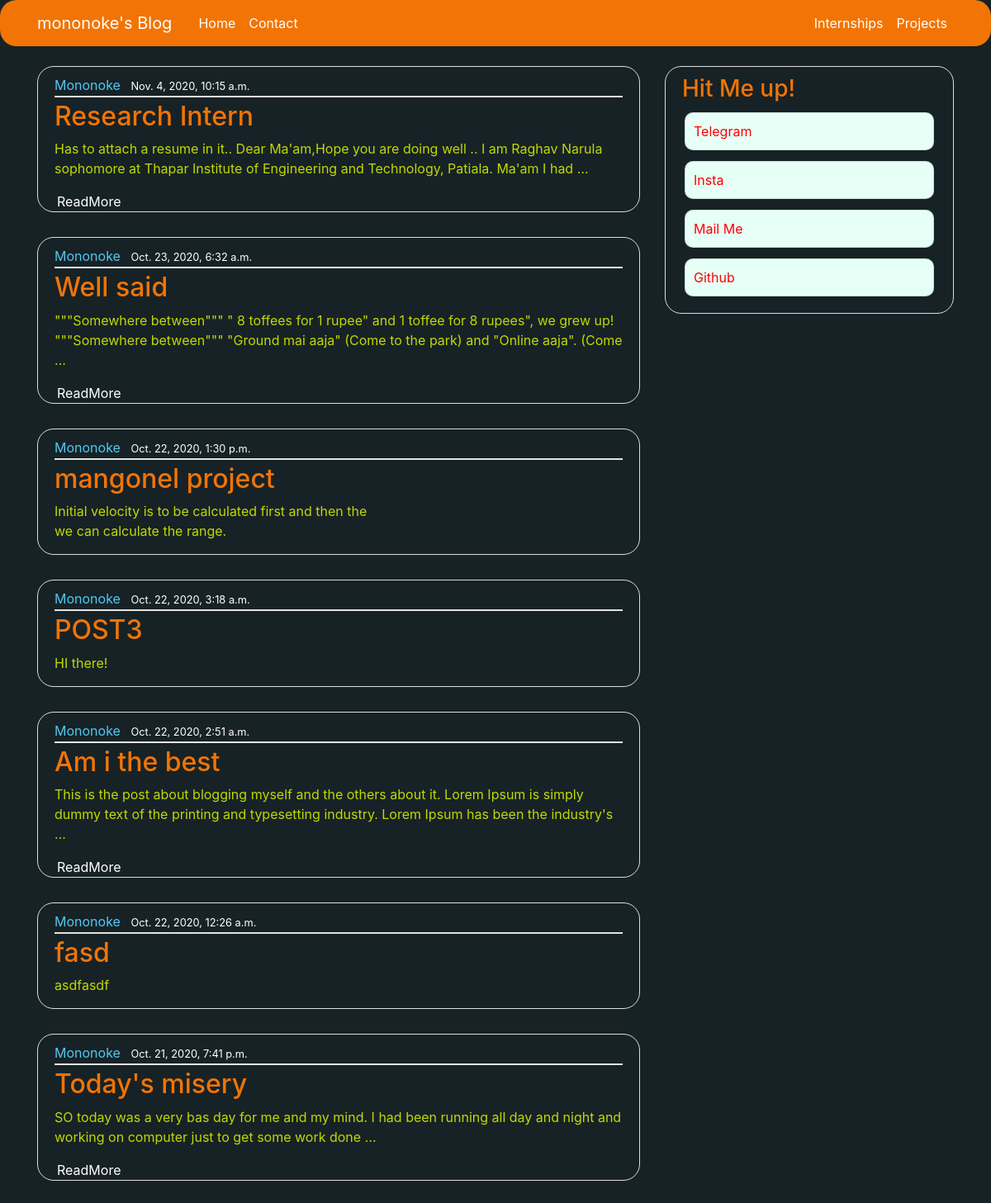
Screenshot of /blog/ with the database file from the repository.
### blog/models.py (models this page shows, shortened)
class Post(models.Model):
    title = models.CharField(max_length=50)
    data = models.TextField()
    date_posted = models.DateTimeField(auto_now_add=True)
    class Meta:
        ordering = ['-date_posted']

### blog/views.py (the view)
# urls.py: 2. Add a URL to urlpatterns:  path('', views.home, name='home')
def home(request):
    context = {
        'posts':Post.objects.all(),
        'title':"mononoke's Blog",
    }
    counter = 0
    return render(request,'blog/home.html',context)

### blog/templates/blog/home.html
{% extends "blog/blog-base.html" %}
{% block content %}
    {% for post in posts %}
        <article class="media content-section">
          <div class="media-body">
            <div class="article-metadata">
              <a class="mr-2" href="#">Mononoke</a>
              <small class="date-class">{{ post.date_posted }}</small>
            </div>
            <h2><a class="article-title" href="{% url 'blog-mapper' post.id %}">{{ post.title }}</a></h2>
            <span>
            {% if post.data|length > 150 %}
            <p class="article-content">{{ post.data|truncatewords:30 }}</p>
            <a href="{% url 'blog-mapper' post.id %}" class="ReadMoretag">ReadMore</a>
            {% else %}
            <p class="article-content">{{ post.data }}</p>
            {% endif %}
            </span>
          </div>
        </article>
    {% endfor %}
{% endblock content %}

### blog/templates/blog/blog-base.html (shortened to what this page needs)
{% load static %}
<!DOCTYPE html>
<html>
<head>
    <link rel="stylesheet" href="https://maxcdn.bootstrapcdn.com/bootstrap/4.0.0/css/bootstrap.min.css">
    <link rel="stylesheet" type="text/css" href="{% static 'blog/blog.css' %}">
</head>
<body>
    <header class="site-header">
      <nav class="navbar navbar-expand-md navbar-dark bg-steel fixed-top">
        <div class="container">
          <a class="navbar-brand mr-4" href="{% url 'blog-home' %}">{{title}}</a>
          <div class="collapse navbar-collapse" id="navbarToggle">
            <div class="navbar-nav mr-auto">
              <a class="nav-item nav-link" href="{% url 'home-page' %}">Home</a>
              <a class="nav-item nav-link" href="{% url 'blog-about' %}">Contact</a>
            </div>
            <div class="navbar-nav">
              <a class="nav-item nav-link" href="#">Internships</a>
              <a class="nav-item nav-link" href="{% url 'project-page' %}">Projects</a>
            </div>
          </div>
        </div>
      </nav>
    </header>
    <main role="main" class="container">
      <div class="row">
        <div class="col-md-8 col-sm-12 editing-this-thing">
          {% block content %}{% endblock %}
        </div>
        <div class="col-md-4 col-sm-12 editing-this-thing">
          <div class="content-section">
            <h3 class="moreinfo">Hit Me up!</h3>
            <ul class="list-group">
              <a href="https://t.me/r_narula"><li class="list-group-item list-group-item-light"id='list-thing'>Telegram</li></a>
              <a href="https://www.instagram.com/raghav.narula_3001/"><li class="list-group-item list-group-item-light"id='list-thing'>Insta</li></a>
              <li class="list-group-item list-group-item-light"id='list-thing'>Mail Me</li>
              <a href="https://github.com/r-narula"><li class="list-group-item list-group-item-light"id='list-thing'>Github</li></a>
            </ul>
          </div>
        </div>
      </div>
      <br>
      <br>
      <br>
    </main>
</body>
</html>

### blog/static/blog/blog.css (style rules this page uses)
body { background:#172226; color: white; margin-top: 5rem; }
h1, h2, h3, h4, h5, h6 { color:white; }
.date-class { color:rgb(255, 255, 255); }
ul { margin: 0; }
.bg-steel { background-color: #F27405; border-radius: 20px; }
.site-header .navbar-nav .nav-link { color:white; }
.content-section { background:#172226; padding: 10px 20px; border: 1px solid #dddddd; border-radius: 20px; margin-bottom: 30px; padding-bottom:0px; }
.article-title { color: #F27405; }
.article-content { white-space: pre-line; color:#C0D904; }
.article-metadata { padding-bottom: 1px; margin-bottom: 4px; border-bottom: 2px solid #e3e3e3; }
.list-group { margin-bottom: 10px; }
.moreinfo { color: #F27405; }
#list-thing { color:red; border-radius: 10px; background:#E6FFF7 ; padding:10px; margin:3px; text-decoration: none; margin-bottom: 10px; }
.ReadMoretag { color:white; border-radius: 5px; padding : 0px 3px 0px 3px; }
.mr-2 { color:#52C9F2; }

### rows the page displays
Post: date_posted "Nov. 4, 2020, 10:15 a.m.", title "Research Intern", data "Has to attach a resume in it.. Dear Ma'am,Hope you are doing well .. I am Raghav Narula sophomore at Thapar Institute of Engineering and Technology, Patiala. Ma'am I had …"
Post: date_posted "Oct. 23, 2020, 6:32 a.m.", title "Well said", data "\"\"\"Somewhere between\"\"\" \" 8 toffees for 1 rupee\" and 1 toffee for 8 rupees\", we grew up! \"\"\"Somewhere between\"\"\" \"Ground mai aaja\" (Come to the park) and \"Online aaja\". (Come …"
Post: date_posted "Oct. 22, 2020, 1:30 p.m.", title "mangonel project", data "Initial velocity is to be calculated first and then the we can calculate the range."
Post: date_posted "Oct. 22, 2020, 3:18 a.m.", title "POST3", data "HI there!"
Post: date_posted "Oct. 22, 2020, 2:51 a.m.", title "Am i the best", data "This is the post about blogging myself and the others about it. Lorem Ipsum is simply dummy text of the printing and typesetting industry. Lorem Ipsum has been the industry's …"
Post: date_posted "Oct. 22, 2020, 12:26 a.m.", title "fasd", data "asdfasdf"
Post: date_posted "Oct. 21, 2020, 7:41 p.m.", title "Today's misery", data "SO today was a very bas day for me and my mind. I had been running all day and night and working on computer just to get some work done …"

### other values shown
{{ title }} "mononoke's Blog"
